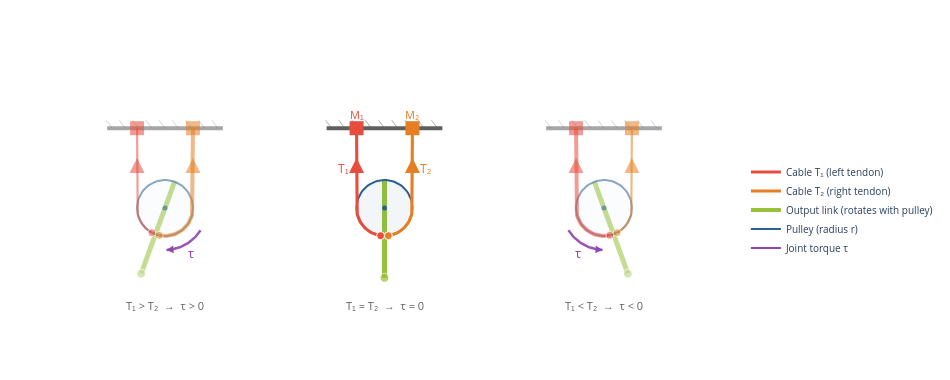

Here is the notebook cell this chart was saved with:
### Markdown cell above
---

## 1. Antagonistic Tendon Actuation

Cables can only **pull** (transmit tensile force). A single tendon cannot
produce bidirectional torque at a revolute joint. The solution is an
**antagonistic pair**: two tendons routed on opposite sides of a pulley
(Salisbury & Craig, 1982).

For a pulley of radius $r$ with cable tensions $T_1$ and $T_2$:

$$\tau = r \cdot (T_1 - T_2) \qquad 
  \kappa \propto T_1 + T_2$$

- **Differential tension** ($T_1 \neq T_2$) produces a net **torque**.
- **Co-contraction** ($T_1 + T_2$ large) increases apparent **stiffness**
  without changing the equilibrium angle (Kobayashi et al., 1998).

For an $n$-DOF system, Lee & Tsai (1991) proved that **$n + 1$ cables**
are the minimum required for full force closure (bidirectional torque
on all joints with positive cable tensions).

### Code cell
# =================================================================
# Figure 1 — Antagonistic Tendon Joint (3 configurations)
# =================================================================
fig = antagonistic_joint_figure(show_caption=show_caption)
fig.show()

### Figure 1 — Plotly figure (JSON) as saved in the notebook; plotly's stock layout.template omitted (floating-point values rounded to 4 significant figures)
{"data": [{"line": {"color": "#5F5F5F", "width": 4}, "mode": "lines", "opacity": 0.55, "showlegend": false, "type": "scatter", "x": [-278, -162], "y": [80, 80]}, {"line": {"color": "#5F5F5F", "width": 1}, "mode": "lines", "opacity": 0.275, "showlegend": false, "type": "scatter", "x": [-273, -279], "y": [80, 88]}, {"line": {"color": "#5F5F5F", "width": 1}, "mode": "lines", "opacity": 0.275, "showlegend": false, "type": "scatter", "x": [-259.8, -265.8], "y": [80, 88]}, {"line": {"color": "#5F5F5F", "width": 1}, "mode": "lines", "opacity": 0.275, "showlegend": false, "type": "scatter", "x": [-246.5, -252.5], "y": [80, 88]}, {"line": {"color": "#5F5F5F", "width": 1}, "mode": "lines", "opacity": 0.275, "showlegend": false, "type": "scatter", "x": [-233.2, -239.2], "y": [80, 88]}, {"line": {"color": "#5F5F5F", "width": 1}, "mode": "lines", "opacity": 0.275, "showlegend": false, "type": "scatter", "x": [-220, -226], "y": [80, 88]}, {"line": {"color": "#5F5F5F", "width": 1}, "mode": "lines", "opacity": 0.275, "showlegend": false, "type": "scatter", "x": [-206.8, -212.8], "y": [80, 88]}, {"line": {"color": "#5F5F5F", "width": 1}, "mode": "lines", "opacity": 0.275, "showlegend": false, "type": "scatter", "x": [-193.5, -199.5], "y": [80, 88]}, {"line": {"color": "#5F5F5F", "width": 1}, "mode": "lines", "opacity": 0.275, "showlegend": false, "type": "scatter", "x": [-180.2, -186.2], "y": [80, 88]}, {"line": {"color": "#5F5F5F", "width": 1}, "mode": "lines", "opacity": 0.275, "showlegend": false, "type": "scatter", "x": [-167, -173], "y": [80, 88]}, {"line": {"color": "#97C139", "width": 5}, "marker": {"color": "#97C139", "size": [0, 9]}, "mode": "lines+markers", "opacity": 0.55, "showlegend": false, "type": "scatter", "x": [-210.4, -243.9], "y": [26.31, -65.78]}, {"fill": "toself", "fillcolor": "rgba(41, 97, 147, 0.033)", "line": {"color": "#296193", "width": 2}, "mode": "lines", "opacity": 0.55, "showlegend": false, "type": "scatter", "x": [-192, -192.1, -192.4, -192.8, -193.4, -194.2, -195.1, -196.2, -197.5, -198.9, -200.4, -202.0, -203.8, -205.7, -207.6, -209.7, -211.8, -213.9, -216.1, -218.3, -220.6, -222.8, -225.0, -227.2, -229.3, -231.4, -233.4, -235.3, -237.1, -238.8, -240.4, -241.8, -243.2, -244.3, -245.4, -246.2, -246.9, -247.4, -247.8, -248.0, -248.0, -247.8, -247.4, -246.9, -246.2, -245.4, -244.3, -243.2, -241.8, -240.4, -238.8, -237.1, -235.3, -233.4, -231.4, -229.3, -227.2, -225.0, -222.8, -220.6, -218.3, -216.1, -213.9, -211.8, -209.7, -207.6, -205.7, -203.8, -202.0, -200.4, -198.9, -197.5, -196.2, -195.1, -194.2, -193.4, -192.8, -192.4, -192.1, -192], "y": [0, 2.225, 4.435, 6.618, 8.758, 10.84, 12.86, 14.8, 16.64, 18.37, 19.99, 21.49, 22.85, 24.06, 25.12, 26.03, 26.76, 27.33, 27.73, 27.95, 27.99, 27.86, 27.55, 27.07, 26.42, 25.59, 24.61, 23.47, 22.19, 20.76, 19.2, 17.52, 15.73, 13.84, 11.86, 9.809, 7.694, 5.531, 3.333, 1.113, -1.113, -3.333, -5.531, -7.694, -9.809, -11.86, -13.84, -15.73, -17.52, -19.2, -20.76, -22.19, -23.47, -24.61, -25.59, -26.42, -27.07, -27.55, -27.86, -27.99, -27.95, -27.73, -27.33, -26.76, -26.03, -25.12, -24.06, -22.85, -21.49, -19.99, -18.37, -16.64, -14.8, -12.86, -10.84, -8.758, -6.618, -4.435, -2.225, -6.858e-15]}, {"marker": {"color": "#296193", "size": 5}, "mode": "markers", "opacity": 0.55, "showlegend": false, "type": "scatter", "x": [-220], "y": [0]}, {"marker": {"color": "#E74C3C", "size": 14, "symbol": "square"}, "mode": "markers", "opacity": 0.55, "showlegend": false, "type": "scatter", "x": [-248], "y": [80]}, {"marker": {"color": "#E67E22", "size": 14, "symbol": "square"}, "mode": "markers", "opacity": 0.55, "showlegend": false, "type": "scatter", "x": [-192], "y": [80]}, {"line": {"color": "#E74C3C", "width": 2.2}, "mode": "lines", "opacity": 0.55, "showlegend": false, "type": "scatter", "x": [-248, -248, -248, -248.0, -247.9, -247.9, -247.8, -247.7, -247.5, -247.3, -247.1, -246.9, -246.7, -246.4, -246.1, -245.8, -245.4, -245.0, -244.6, -244.2, -243.8, -243.3, -242.8, -242.3, -241.8, -241.2, -240.6, -240.0, -239.4, -238.8, -238.1, -237.5, -236.8, -236.1, -235.4, -234.6, -233.9, -233.1], "y": [80, 0, -3.429e-15, -0.8655, -1.73, -2.593, -3.454, -4.311, -5.164, -6.013, -6.855, -7.691, -8.52, -9.34, -10.15, -10.95, -11.74, -12.52, -13.29, -14.05, -14.79, -15.52, -16.23, -16.93, -17.61, -18.27, -18.92, -19.55, -20.16, -20.75, -21.32, -21.87, -22.4, -22.91, -23.4, -23.86, -24.3, -24.72]}, {"line": {"color": "#E67E22", "width": 4}, "mode": "lines", "opacity": 0.55, "showlegend": false, "type": "scatter", "x": [-192, -192, -192, -192.0, -192.1, -192.3, -192.6, -192.9, -193.3, -193.8, -194.3, -194.9, -195.5, -196.3, -197.1, -197.9, -198.8, -199.8, -200.8, -201.8, -202.9, -204.1, -205.3, -206.5, -207.8, -209.1, -210.4, -211.7, -213.1, -214.5, -215.9, -217.3, -218.7, -220.2, -221.6, -223.0, -224.4, -225.8], "y": [80, 0, 0, -1.424, -2.843, -4.256, -5.658, -7.044, -8.413, -9.76, -11.08, -12.37, -13.64, -14.86, -16.05, -17.19, -18.3, -19.35, -20.35, -21.3, -22.2, -23.04, -23.82, -24.54, -25.19, -25.78, -26.3, -26.76, -27.14, -27.46, -27.7, -27.87, -27.97, -28.0, -27.95, -27.84, -27.65, -27.39]}, {"marker": {"color": ["#E74C3C", "#E67E22"], "line": {"color": "white", "width": 1}, "size": 8}, "mode": "markers", "opacity": 0.55, "showlegend": false, "type": "scatter", "x": [-233.1, -225.8], "y": [-24.72, -27.39]}, {"line": {"color": "#8E44AD", "width": 2.5}, "mode": "lines", "opacity": 0.9, "showlegend": false, "type": "scatter", "x": [-184.4, -185.2, -186.1, -187.0, -188.0, -189.0, -190.0, -191.1, -192.2, -193.4, -194.6, -195.8, -197.1, -198.3, -199.7, -201.0, -202.4, -203.8, -205.2, -206.6, -208.1, -209.5, -211.0, -212.5, -214.0, -215.5, -217.0, -218.5], "y": [-22.26, -23.53, -24.77, -25.99, -27.16, -28.3, -29.41, -30.48, -31.5, -32.49, -33.43, -34.33, -35.18, -35.99, -36.75, -37.46, -38.12, -38.74, -39.3, -39.81, -40.27, -40.67, -41.02, -41.32, -41.57, -41.76, -41.89, -41.97]}, {"fill": "toself", "fillcolor": "#8E44AD", "line": {"color": "#8E44AD", "width": 0}, "mode": "lines", "opacity": 0.95, "showlegend": false, "type": "scatter", "x": [-218.5, -211.3, -211.8, -218.5], "y": [-41.97, -45.47, -37.49, -41.97]}, {"line": {"color": "#5F5F5F", "width": 4}, "mode": "lines", "opacity": 1, "showlegend": false, "type": "scatter", "x": [-58, 58], "y": [80, 80]}, {"line": {"color": "#5F5F5F", "width": 1}, "mode": "lines", "opacity": 0.5, "showlegend": false, "type": "scatter", "x": [-53, -59], "y": [80, 88]}, {"line": {"color": "#5F5F5F", "width": 1}, "mode": "lines", "opacity": 0.5, "showlegend": false, "type": "scatter", "x": [-39.75, -45.75], "y": [80, 88]}, {"line": {"color": "#5F5F5F", "width": 1}, "mode": "lines", "opacity": 0.5, "showlegend": false, "type": "scatter", "x": [-26.5, -32.5], "y": [80, 88]}, {"line": {"color": "#5F5F5F", "width": 1}, "mode": "lines", "opacity": 0.5, "showlegend": false, "type": "scatter", "x": [-13.25, -19.25], "y": [80, 88]}, {"line": {"color": "#5F5F5F", "width": 1}, "mode": "lines", "opacity": 0.5, "showlegend": false, "type": "scatter", "x": [0, -6], "y": [80, 88]}, {"line": {"color": "#5F5F5F", "width": 1}, "mode": "lines", "opacity": 0.5, "showlegend": false, "type": "scatter", "x": [13.25, 7.25], "y": [80, 88]}, {"line": {"color": "#5F5F5F", "width": 1}, "mode": "lines", "opacity": 0.5, "showlegend": false, "type": "scatter", "x": [26.5, 20.5], "y": [80, 88]}, {"line": {"color": "#5F5F5F", "width": 1}, "mode": "lines", "opacity": 0.5, "showlegend": false, "type": "scatter", "x": [39.75, 33.75], "y": [80, 88]}, {"line": {"color": "#5F5F5F", "width": 1}, "mode": "lines", "opacity": 0.5, "showlegend": false, "type": "scatter", "x": [53, 47], "y": [80, 88]}, {"line": {"color": "#97C139", "width": 5}, "marker": {"color": "#97C139", "size": [0, 9]}, "mode": "lines+markers", "opacity": 1, "showlegend": false, "type": "scatter", "x": [0, 0], "y": [28, -70]}, {"fill": "toself", "fillcolor": "rgba(41, 97, 147, 0.06)", "line": {"color": "#296193", "width": 2}, "mode": "lines", "opacity": 1, "showlegend": false, "type": "scatter", "x": [28, 27.91, 27.65, 27.21, 26.59, 25.82, 24.87, 23.77, 22.52, 21.13, 19.6, 17.95, 16.19, 14.32, 12.36, 10.33, 8.228, 6.075, 3.885, 1.669, -0.5567, -2.779, -4.984, -7.157, -9.285, -11.35, -13.35, -15.27, -17.08, -18.79, -20.38, -21.84, -23.16, -24.34, -25.36, -26.23, -26.92, -27.45, -27.8, -27.98, -27.98, -27.8, -27.45, -26.92, -26.23, -25.36, -24.34, -23.16, -21.84, -20.38, -18.79, -17.08, -15.27, -13.35, -11.35, -9.285, -7.157, -4.984, -2.779, -0.5567, 1.669, 3.885, 6.075, 8.228, 10.33, 12.36, 14.32, 16.19, 17.95, 19.6, 21.13, 22.52, 23.77, 24.87, 25.82, 26.59, 27.21, 27.65, 27.91, 28], "y": [0, 2.225, 4.435, 6.618, 8.758, 10.84, 12.86, 14.8, 16.64, 18.37, 19.99, 21.49, 22.85, 24.06, 25.12, 26.03, 26.76, 27.33, 27.73, 27.95, 27.99, 27.86, 27.55, 27.07, 26.42, 25.59, 24.61, 23.47, 22.19, 20.76, 19.2, 17.52, 15.73, 13.84, 11.86, 9.809, 7.694, 5.531, 3.333, 1.113, -1.113, -3.333, -5.531, -7.694, -9.809, -11.86, -13.84, -15.73, -17.52, -19.2, -20.76, -22.19, -23.47, -24.61, -25.59, -26.42, -27.07, -27.55, -27.86, -27.99, -27.95, -27.73, -27.33, -26.76, -26.03, -25.12, -24.06, -22.85, -21.49, -19.99, -18.37, -16.64, -14.8, -12.86, -10.84, -8.758, -6.618, -4.435, -2.225, -6.858e-15]}, {"marker": {"color": "#296193", "size": 5}, "mode": "markers", "opacity": 1, "showlegend": false, "type": "scatter", "x": [0], "y": [0]}, {"marker": {"color": "#E74C3C", "size": 14, "symbol": "square"}, "mode": "markers", "opacity": 1, "showlegend": false, "type": "scatter", "x": [-28], "y": [80]}, {"marker": {"color": "#E67E22", "size": 14, "symbol": "square"}, "mode": "markers", "opacity": 1, "showlegend": false, "type": "scatter", "x": [28], "y": [80]}, {"line": {"color": "#E74C3C", "width": 3.1}, "mode": "lines", "opacity": 1, "showlegend": false, "type": "scatter", "x": [-28, -28, -28, -27.98, -27.91, -27.79, -27.63, -27.42, -27.16, -26.86, -26.52, -26.13, -25.69, -25.21, -24.7, -24.14, -23.54, -22.9, -22.22, -21.5, -20.75, -19.97, -19.15, -18.3, -17.41, -16.5, -15.56, -14.6, -13.61, -12.6, -11.57, -10.51, -9.445, -8.36, -7.26, -6.149, -5.027, -3.897], "y": [80, 0, -3.429e-15, -1.145, -2.287, -3.426, -4.559, -5.685, -6.801, -7.906, -8.997, -10.07, -11.13, -12.17, -13.19, -14.19, -15.17, -16.12, -17.04, -17.93, -18.8, -19.63, -20.43, -21.2, -21.93, -22.62, -23.28, -23.89, -24.47, -25.0, -25.5, -25.95, -26.36, -26.72, -27.04, -27.32, -27.55, -27.73]}, {"line": {"color": "#E67E22", "width": 3.1}, "mode": "lines", "opacity": 1, "showlegend": false, "type": "scatter", "x": [28, 28, 28, 27.98, 27.91, 27.79, 27.63, 27.42, 27.16, 26.86, 26.52, 26.13, 25.69, 25.21, 24.7, 24.14, 23.54, 22.9, 22.22, 21.5, 20.75, 19.97, 19.15, 18.3, 17.41, 16.5, 15.56, 14.6, 13.61, 12.6, 11.57, 10.51, 9.445, 8.36, 7.26, 6.149, 5.027, 3.897], "y": [80, 0, 0, -1.145, -2.287, -3.426, -4.559, -5.685, -6.801, -7.906, -8.997, -10.07, -11.13, -12.17, -13.19, -14.19, -15.17, -16.12, -17.04, -17.93, -18.8, -19.63, -20.43, -21.2, -21.93, -22.62, -23.28, -23.89, -24.47, -25.0, -25.5, -25.95, -26.36, -26.72, -27.04, -27.32, -27.55, -27.73]}, {"marker": {"color": ["#E74C3C", "#E67E22"], "line": {"color": "white", "width": 1}, "size": 8}, "mode": "markers", "opacity": 1, "showlegend": false, "type": "scatter", "x": [-3.897, 3.897], "y": [-27.73, -27.73]}, {"line": {"color": "#5F5F5F", "width": 4}, "mode": "lines", "opacity": 0.55, "showlegend": false, "type": "scatter", "x": [162, 278], "y": [80, 80]}, {"line": {"color": "#5F5F5F", "width": 1}, "mode": "lines", "opacity": 0.275, "showlegend": false, "type": "scatter", "x": [167, 161], "y": [80, 88]}, {"line": {"color": "#5F5F5F", "width": 1}, "mode": "lines", "opacity": 0.275, "showlegend": false, "type": "scatter", "x": [180.2, 174.2], "y": [80, 88]}, {"line": {"color": "#5F5F5F", "width": 1}, "mode": "lines", "opacity": 0.275, "showlegend": false, "type": "scatter", "x": [193.5, 187.5], "y": [80, 88]}, {"line": {"color": "#5F5F5F", "width": 1}, "mode": "lines", "opacity": 0.275, "showlegend": false, "type": "scatter", "x": [206.8, 200.8], "y": [80, 88]}, {"line": {"color": "#5F5F5F", "width": 1}, "mode": "lines", "opacity": 0.275, "showlegend": false, "type": "scatter", "x": [220, 214], "y": [80, 88]}, {"line": {"color": "#5F5F5F", "width": 1}, "mode": "lines", "opacity": 0.275, "showlegend": false, "type": "scatter", "x": [233.2, 227.2], "y": [80, 88]}, {"line": {"color": "#5F5F5F", "width": 1}, "mode": "lines", "opacity": 0.275, "showlegend": false, "type": "scatter", "x": [246.5, 240.5], "y": [80, 88]}, {"line": {"color": "#5F5F5F", "width": 1}, "mode": "lines", "opacity": 0.275, "showlegend": false, "type": "scatter", "x": [259.8, 253.8], "y": [80, 88]}, {"line": {"color": "#5F5F5F", "width": 1}, "mode": "lines", "opacity": 0.275, "showlegend": false, "type": "scatter", "x": [273, 267], "y": [80, 88]}, {"line": {"color": "#97C139", "width": 5}, "marker": {"color": "#97C139", "size": [0, 9]}, "mode": "lines+markers", "opacity": 0.55, "showlegend": false, "type": "scatter", "x": [210.4, 243.9], "y": [26.31, -65.78]}, {"fill": "toself", "fillcolor": "rgba(41, 97, 147, 0.033)", "line": {"color": "#296193", "width": 2}, "mode": "lines", "opacity": 0.55, "showlegend": false, "type": "scatter", "x": [248, 247.9, 247.6, 247.2, 246.6, 245.8, 244.9, 243.8, 242.5, 241.1, 239.6, 238.0, 236.2, 234.3, 232.4, 230.3, 228.2, 226.1, 223.9, 221.7, 219.4, 217.2, 215.0, 212.8, 210.7, 208.6, 206.6, 204.7, 202.9, 201.2, 199.6, 198.2, 196.8, 195.7, 194.6, 193.8, 193.1, 192.6, 192.2, 192.0, 192.0, 192.2, 192.6, 193.1, 193.8, 194.6, 195.7, 196.8, 198.2, 199.6, 201.2, 202.9, 204.7, 206.6, 208.6, 210.7, 212.8, 215.0, 217.2, 219.4, 221.7, 223.9, 226.1, 228.2, 230.3, 232.4, 234.3, 236.2, 238.0, 239.6, 241.1, 242.5, 243.8, 244.9, 245.8, 246.6, 247.2, 247.6, 247.9, 248], "y": [0, 2.225, 4.435, 6.618, 8.758, 10.84, 12.86, 14.8, 16.64, 18.37, 19.99, 21.49, 22.85, 24.06, 25.12, 26.03, 26.76, 27.33, 27.73, 27.95, 27.99, 27.86, 27.55, 27.07, 26.42, 25.59, 24.61, 23.47, 22.19, 20.76, 19.2, 17.52, 15.73, 13.84, 11.86, 9.809, 7.694, 5.531, 3.333, 1.113, -1.113, -3.333, -5.531, -7.694, -9.809, -11.86, -13.84, -15.73, -17.52, -19.2, -20.76, -22.19, -23.47, -24.61, -25.59, -26.42, -27.07, -27.55, -27.86, -27.99, -27.95, -27.73, -27.33, -26.76, -26.03, -25.12, -24.06, -22.85, -21.49, -19.99, -18.37, -16.64, -14.8, -12.86, -10.84, -8.758, -6.618, -4.435, -2.225, -6.858e-15]}, {"marker": {"color": "#296193", "size": 5}, "mode": "markers", "opacity": 0.55, "showlegend": false, "type": "scatter", "x": [220], "y": [0]}, {"marker": {"color": "#E74C3C", "size": 14, "symbol": "square"}, "mode": "markers", "opacity": 0.55, "showlegend": false, "type": "scatter", "x": [192], "y": [80]}, {"marker": {"color": "#E67E22", "size": 14, "symbol": "square"}, "mode": "markers", "opacity": 0.55, "showlegend": false, "type": "scatter", "x": [248], "y": [80]}, {"line": {"color": "#E74C3C", "width": 4}, "mode": "lines", "opacity": 0.55, "showlegend": false, "type": "scatter", "x": [192, 192, 192, 192.0, 192.1, 192.3, 192.6, 192.9, 193.3, 193.8, 194.3, 194.9, 195.5, 196.3, 197.1, 197.9, 198.8, 199.8, 200.8, 201.8, 202.9, 204.1, 205.3, 206.5, 207.8, 209.1, 210.4, 211.7, 213.1, 214.5, 215.9, 217.3, 218.7, 220.2, 221.6, 223.0, 224.4, 225.8], "y": [80, 0, -3.429e-15, -1.424, -2.843, -4.256, -5.658, -7.044, -8.413, -9.76, -11.08, -12.37, -13.64, -14.86, -16.05, -17.19, -18.3, -19.35, -20.35, -21.3, -22.2, -23.04, -23.82, -24.54, -25.19, -25.78, -26.3, -26.76, -27.14, -27.46, -27.7, -27.87, -27.97, -28.0, -27.95, -27.84, -27.65, -27.39]}, {"line": {"color": "#E67E22", "width": 2.2}, "mode": "lines", "opacity": 0.55, "showlegend": false, "type": "scatter", "x": [248, 248, 248, 248.0, 247.9, 247.9, 247.8, 247.7, 247.5, 247.3, 247.1, 246.9, 246.7, 246.4, 246.1, 245.8, 245.4, 245.0, 244.6, 244.2, 243.8, 243.3, 242.8, 242.3, 241.8, 241.2, 240.6, 240.0, 239.4, 238.8, 238.1, 237.5, 236.8, 236.1, 235.4, 234.6, 233.9, 233.1], "y": [80, 0, 0, -0.8655, -1.73, -2.593, -3.454, -4.311, -5.164, -6.013, -6.855, -7.691, -8.52, -9.34, -10.15, -10.95, -11.74, -12.52, -13.29, -14.05, -14.79, -15.52, -16.23, -16.93, -17.61, -18.27, -18.92, -19.55, -20.16, -20.75, -21.32, -21.87, -22.4, -22.91, -23.4, -23.86, -24.3, -24.72]}, {"marker": {"color": ["#E74C3C", "#E67E22"], "line": {"color": "white", "width": 1}, "size": 8}, "mode": "markers", "opacity": 0.55, "showlegend": false, "type": "scatter", "x": [225.8, 233.1], "y": [-27.39, -24.72]}, {"line": {"color": "#8E44AD", "width": 2.5}, "mode": "lines", "opacity": 0.9, "showlegend": false, "type": "scatter", "x": [184.4, 185.2, 186.1, 187.0, 188.0, 189.0, 190.0, 191.1, 192.2, 193.4, 194.6, 195.8, 197.1, 198.3, 199.7, 201.0, 202.4, 203.8, 205.2, 206.6, 208.1, 209.5, 211.0, 212.5, 214.0, 215.5, 217.0, 218.5], "y": [-22.26, -23.53, -24.77, -25.99, -27.16, -28.3, -29.41, -30.48, -31.5, -32.49, -33.43, -34.33, -35.18, -35.99, -36.75, -37.46, -38.12, -38.74, -39.3, -39.81, -40.27, -40.67, -41.02, -41.32, -41.57, -41.76, -41.89, -41.97]}, {"fill": "toself", "fillcolor": "#8E44AD", "line": {"color": "#8E44AD", "width": 0}, "mode": "lines", "opacity": 0.95, "showlegend": false, "type": "scatter", "x": [218.5, 211.8, 211.3, 218.5], "y": [-41.97, -37.49, -45.47, -41.97]}, {"line": {"color": "#E74C3C", "width": 3}, "mode": "lines", "name": "Cable T₁ (left tendon)", "type": "scatter", "x": [null], "y": [null]}, {"line": {"color": "#E67E22", "width": 3}, "mode": "lines", "name": "Cable T₂ (right tendon)", "type": "scatter", "x": [null], "y": [null]}, {"line": {"color": "#97C139", "width": 4}, "mode": "lines", "name": "Output link (rotates with pulley)", "type": "scatter", "x": [null], "y": [null]}, {"line": {"color": "#296193", "width": 2}, "mode": "lines", "name": "Pulley (radius r)", "type": "scatter", "x": [null], "y": [null]}, {"line": {"color": "#8E44AD", "width": 2}, "mode": "lines", "name": "Joint torque τ", "type": "scatter", "x": [null], "y": [null]}], "layout": {"annotations": [{"arrowcolor": "#E74C3C", "arrowhead": 2, "arrowsize": 1.5, "arrowwidth": 2, "ax": -248, "axref": "x", "ay": 30, "ayref": "y", "opacity": 0.55, "showarrow": true, "x": -248, "xref": "x", "y": 50, "yref": "y"}, {"arrowcolor": "#E67E22", "arrowhead": 2, "arrowsize": 1.5, "arrowwidth": 2, "ax": -192, "axref": "x", "ay": 30, "ayref": "y", "opacity": 0.55, "showarrow": true, "x": -192, "xref": "x", "y": 50, "yref": "y"}, {"font": {"color": "#8E44AD", "size": 13}, "showarrow": false, "text": "τ", "x": -194, "y": -45.03}, {"align": "center", "font": {"color": "#5F5F5F", "size": 11}, "showarrow": false, "text": "T₁ > T₂  →  τ > 0", "x": -220, "y": -98}, {"arrowcolor": "#E74C3C", "arrowhead": 2, "arrowsize": 1.5, "arrowwidth": 2, "ax": -28, "axref": "x", "ay": 30, "ayref": "y", "opacity": 1, "showarrow": true, "x": -28, "xref": "x", "y": 50, "yref": "y"}, {"font": {"color": "#E74C3C", "size": 12}, "showarrow": false, "text": "T₁", "x": -34, "xanchor": "right", "y": 40}, {"arrowcolor": "#E67E22", "arrowhead": 2, "arrowsize": 1.5, "arrowwidth": 2, "ax": 28, "axref": "x", "ay": 30, "ayref": "y", "opacity": 1, "showarrow": true, "x": 28, "xref": "x", "y": 50, "yref": "y"}, {"font": {"color": "#E67E22", "size": 12}, "showarrow": false, "text": "T₂", "x": 34, "xanchor": "left", "y": 40}, {"align": "center", "font": {"color": "#5F5F5F", "size": 11}, "showarrow": false, "text": "T₁ = T₂  →  τ = 0", "x": 0, "y": -98}, {"font": {"color": "#E74C3C", "size": 11}, "showarrow": false, "text": "M₁", "x": -28, "y": 94}, {"font": {"color": "#E67E22", "size": 11}, "showarrow": false, "text": "M₂", "x": 28, "y": 94}, {"arrowcolor": "#E74C3C", "arrowhead": 2, "arrowsize": 1.5, "arrowwidth": 2, "ax": 192, "axref": "x", "ay": 30, "ayref": "y", "opacity": 0.55, "showarrow": true, "x": 192, "xref": "x", "y": 50, "yref": "y"}, {"arrowcolor": "#E67E22", "arrowhead": 2, "arrowsize": 1.5, "arrowwidth": 2, "ax": 248, "axref": "x", "ay": 30, "ayref": "y", "opacity": 0.55, "showarrow": true, "x": 248, "xref": "x", "y": 50, "yref": "y"}, {"font": {"color": "#8E44AD", "size": 13}, "showarrow": false, "text": "τ", "x": 194, "y": -45.03}, {"align": "center", "font": {"color": "#5F5F5F", "size": 11}, "showarrow": false, "text": "T₁ < T₂  →  τ < 0", "x": 220, "y": -98}], "height": 380, "legend": {"font": {"size": 10}, "x": 1.02, "y": 0.5}, "margin": {"b": 40, "l": 20, "r": 180, "t": 80}, "plot_bgcolor": "white", "title": {"font": {"size": 14}, "text": ""}, "width": 950, "xaxis": {"range": [-340, 340], "scaleanchor": "y", "scaleratio": 1, "showgrid": false, "showticklabels": false, "title": {"text": ""}, "zeroline": false}, "yaxis": {"range": [-101, 97], "showgrid": false, "showticklabels": false, "title": {"text": ""}, "zeroline": false}}}
